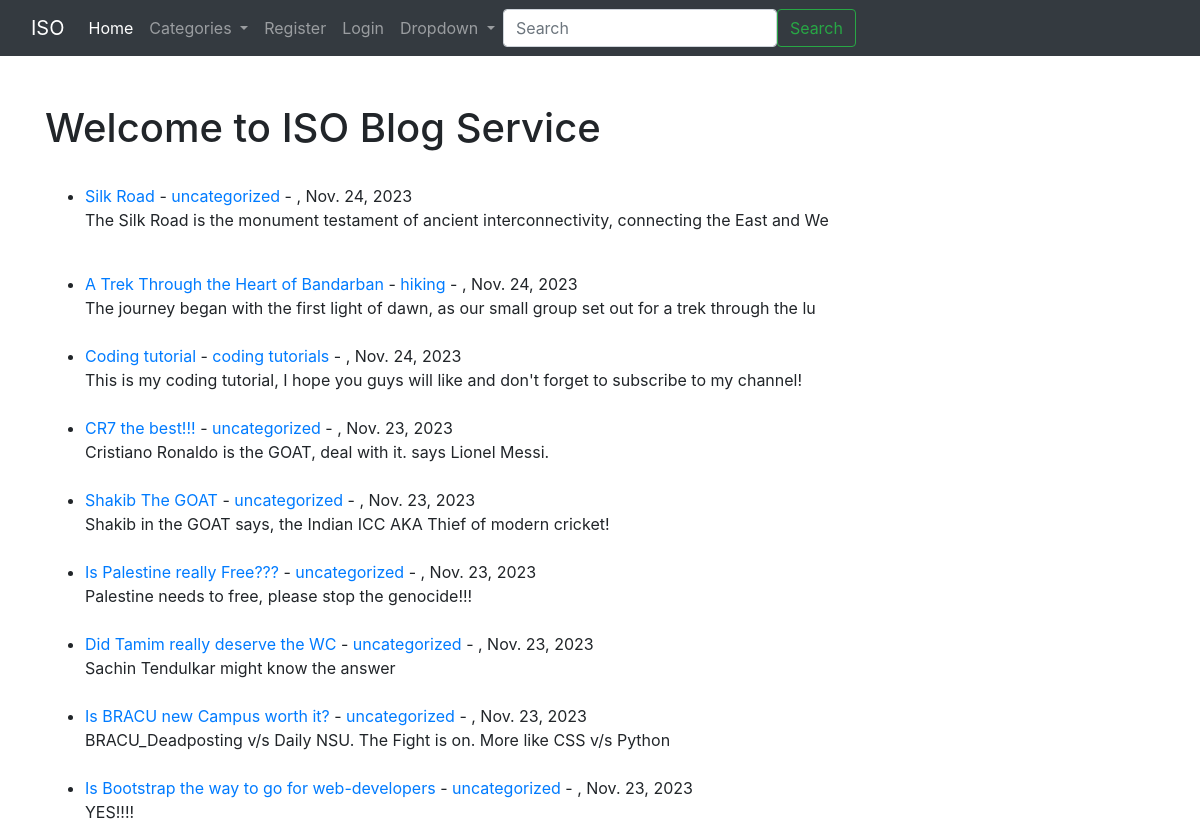
/, run on an earlier commit of the app's database.
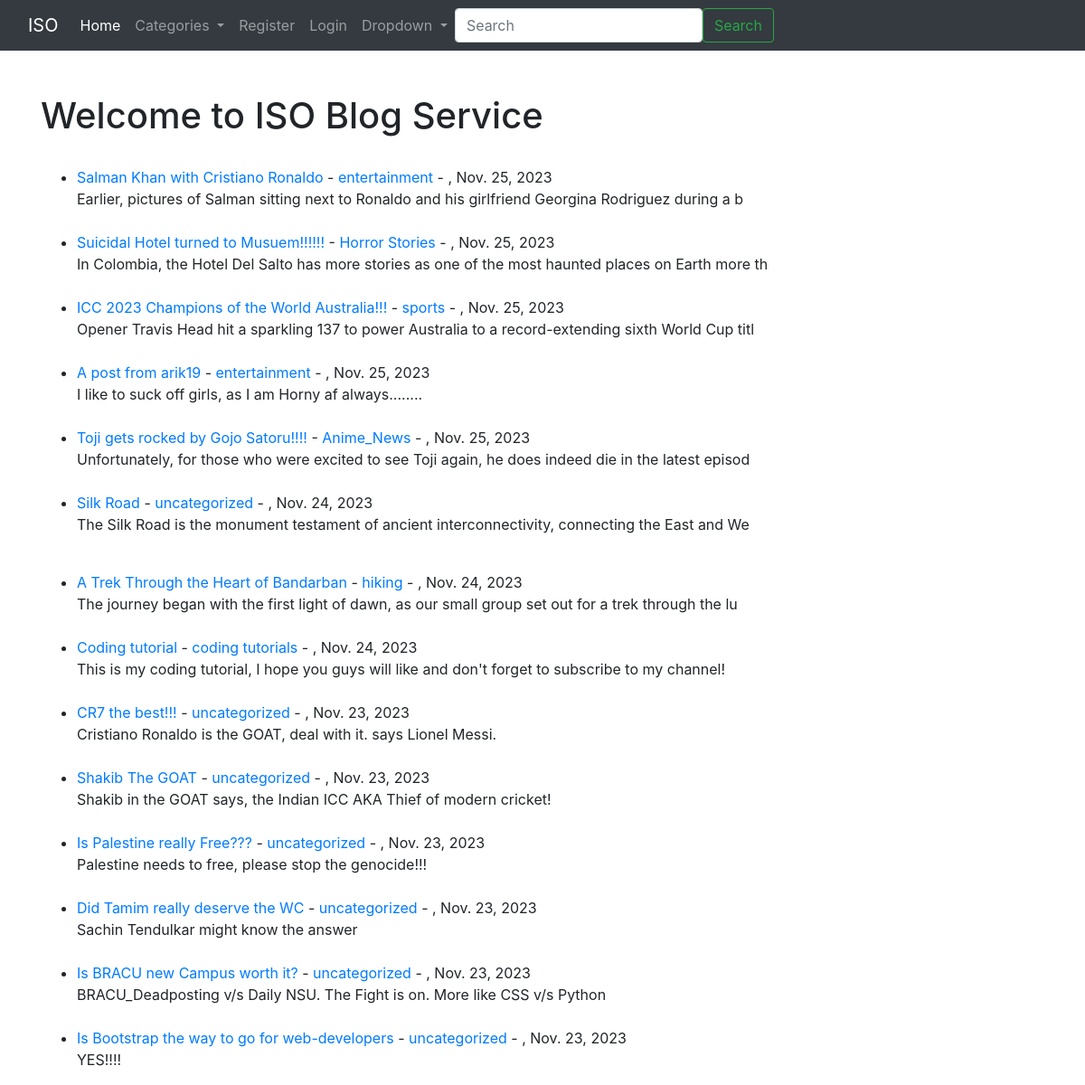
And on a later commit of the database.
### ISO_Blog/models.py (models this page shows, shortened)
class Post(models.Model):
    title=models.CharField(max_length=255)
    title_tag=models.CharField(max_length=255)
    author=models.ForeignKey(User, on_delete=models.CASCADE)
    body=models.TextField()
    post_date=models.DateField(auto_now_add=True)
    category=models.CharField(max_length=255, default='uncategorized')
    likes = models.ManyToManyField(User, related_name='blog_posts')

### ISO_Blog/views.py (the view)
# urls.py: path('', Homeview.as_view(), name='Home'),
class Homeview(ListView):
    model=Post
    template_name='home.html'
    ordering=['-post_date']
    def get_context_data(self, *args, **kwargs):
        cat_menu = Category.objects.all()
        context = super(Homeview, self).get_context_data(*args, **kwargs)
        context["cat_menu"] = cat_menu
        return context

### ISO_Blog/models.py (called while the page is built)
    def __str__(self):
        return self.name

### ISO_Blog/templates/home.html (shortened to what this page needs)
{% extends 'base.html' %}
{% block content %}
<h1>Welcome to ISO Blog Service</h1>
<ul>
{% for post in object_list %}
    <br/>
    <li><a href="{% url 'post_details' post.pk %}">{{post.title}}</a> - <a href="{%url 'category' post.category|slugify %}">
    {{ post.category }}</a> - {{ post.author.first_name }}
    {{ post.author.last_name }},
    {{ post.post_date }}
    <br/>
    {{post.body|slice:":100"|safe }}</li>
{% endfor %}
</ul>
{% endblock %}

### ISO_Blog/templates/base.html (shortened to what this page needs)
<!doctype html>
<html lang="en">
  <head>
    <link rel="stylesheet" href="https://cdn.jsdelivr.net/npm/bootstrap@4.4.1/dist/css/bootstrap.min.css">
  </head>
  <body>
    <nav class="navbar navbar-expand-lg navbar-dark bg-dark">
        <div class="container-fluid">
          <a class="navbar-brand" href="{% url 'Home' %}">ISO</a>
          <div class="collapse navbar-collapse" id="navbarSupportedContent">
            <ul class="navbar-nav me-auto mb-2 mb-lg-0">
              <li class="nav-item">
                <a class="nav-link active" aria-current="page" href="#">Home</a>
              </li>
              {% if cat_menu %}
              <li class="nav-item dropdown">
                <a class="nav-link dropdown-toggle" href="#" id="navbarDropdown" role="button" data-toggle="dropdown" aria-haspopup="true" aria-expanded="false">
                Categories
                </a>
              </li>
              {% else %}
                <li class="nav-item">
                  <a class="nav-link" href="{% url 'category-list'%}">Categories</a>
                </li>
              {% endif %}
              {% if user.is_authenticated %}
                <li class="nav-item">
                  <a class="nav-link" href="{% url 'add_post'%}">Add Post</a>
                </li>
                 <li class="nav-item">
                  <a class="nav-link" href="{% url 'add_category'%}">Add Category</a>
                </li>
                <li class="nav-item">
                  <a class="nav-link" href="{% url 'logout'%}">Logout</a>
                </li>
              {% else %}
                <li class="nav-item">
                  <a class="nav-link" href="{% url 'register'%}">Register</a>
                </li>
                <li class="nav-item">
                  <a class="nav-link" href="{% url 'login'%}">Login</a>
                </li>
              {% endif %}
              <li class="nav-item dropdown">
                <a class="nav-link dropdown-toggle" href="#" id="navbarDropdown" role="button" data-bs-toggle="dropdown" aria-expanded="false">
                  Dropdown
                </a>
              </li>
            </ul>
            <form class="d-flex">
              <input class="form-control me-2" type="search" placeholder="Search" aria-label="Search">
              <button class="btn btn-outline-success" type="submit">Search</button>
            </form>
          </div>
        </div>
      </nav>
    <br/>
    <br/>
    <div class="container">
      {% block content %}
      {% endblock %}
    </div>
  </body>
</html>

What changed in the data, as far as the page shows it:
added Post: title "Salman Khan with Cristiano Ronaldo", category "entertainment", post_date "Nov. 25, 2023", body "Earlier, pictures of Salman sitting next to Ronaldo and his girlfriend Georgina Rodriguez during a b"
added Post: title "Suicidal Hotel turned to Musuem!!!!!!", category "Horror Stories", post_date "Nov. 25, 2023", body "In Colombia, the Hotel Del Salto has more stories as one of the most haunted places on Earth more th"
added Post: title "ICC 2023 Champions of the World Australia!!!", category "sports", post_date "Nov. 25, 2023", body "Opener Travis Head hit a sparkling 137 to power Australia to a record-extending sixth World Cup titl"
added Post: title "A post from arik19", category "entertainment", post_date "Nov. 25, 2023", body "I like to suck off girls, as I am Horny af always........"
added Post: title "Toji gets rocked by Gojo Satoru!!!!", category "Anime_News", post_date "Nov. 25, 2023", body "Unfortunately, for those who were excited to see Toji again, he does indeed die in the latest episod"
